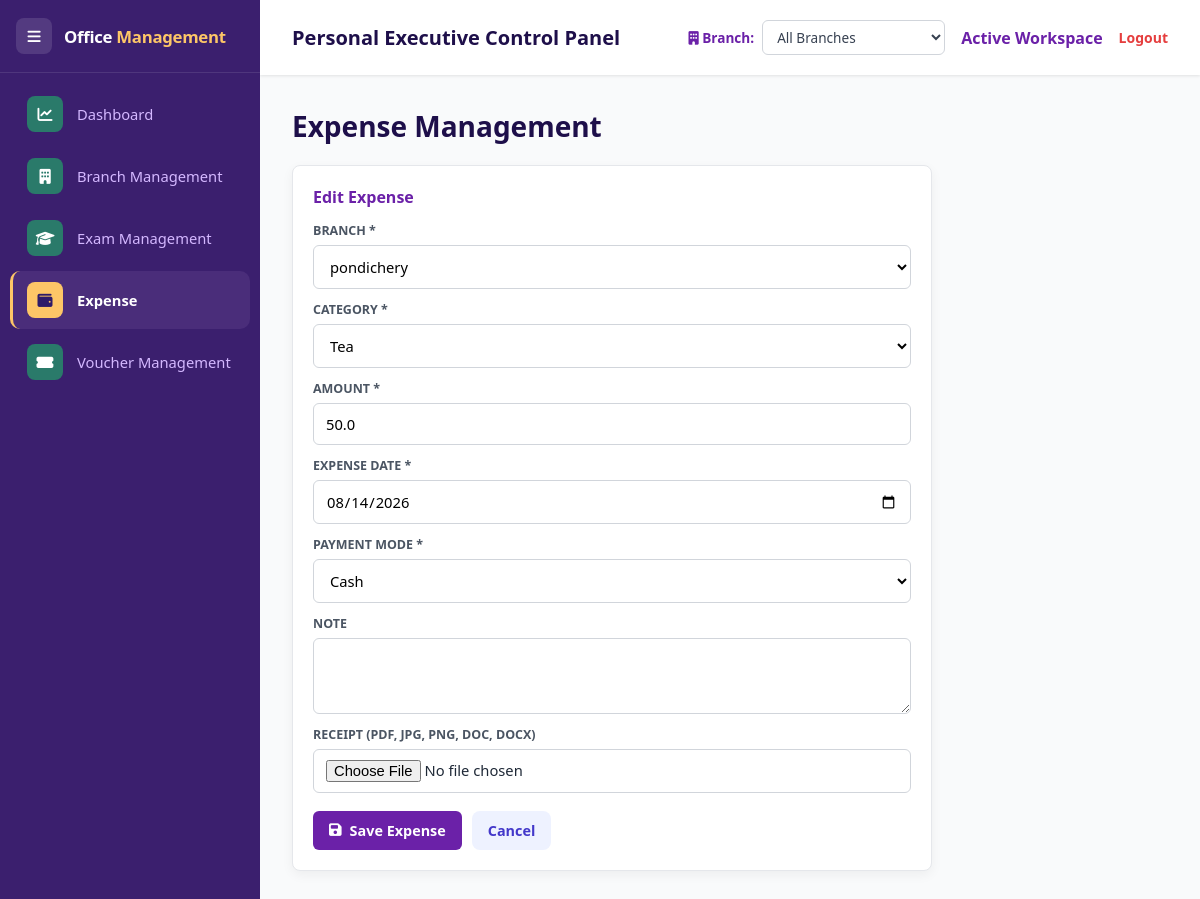
/expense/edit/1, run on the app's committed database.
### apps/models.py (models this page shows)
class Expense(db.Model):
    id = db.Column(db.Integer, primary_key=True)
    category = db.Column(db.String(50), nullable=False)  # legacy free-text category (kept for backward compatibility)
    amount = db.Column(db.Float, nullable=False)
    description = db.Column(db.Text)
    date_incurred = db.Column(db.DateTime, default=datetime.utcnow)
    branch_id = db.Column(db.Integer, db.ForeignKey('branch.id'), nullable=True)
    category_id = db.Column(db.Integer, db.ForeignKey('expense_category.id'), nullable=True)
    payment_mode = db.Column(db.String(50), nullable=True)  # Cash, Bank Transfer, UPI, Card, Other
    receipt_file = db.Column(db.String(400), nullable=True)
    status = db.Column(db.String(20), default='Active')  # Active / Cancelled
    created_at = db.Column(db.DateTime, default=datetime.utcnow)
    updated_at = db.Column(db.DateTime, default=datetime.utcnow, onupdate=datetime.utcnow)
    branch = db.relationship('Branch', backref='expenses')
    expense_category = db.relationship('ExpenseCategory', backref='expenses')
    employee_id = db.Column(db.Integer, db.ForeignKey('employee.id'), nullable=True, index=True)
    employee = db.relationship('Employee', backref='salary_expenses', foreign_keys=[employee_id])
    note = synonym('description')

### app.py (the view, shortened to what this page needs)
@app.route('/expense/edit/<int:expense_id>', methods=['GET', 'POST'])
def expense_edit(expense_id):
    expense = Expense.query.get_or_404(expense_id)
    branches = Branch.query.filter_by(status='Active').order_by(Branch.branch_name.asc()).all()
    categories = ExpenseCategory.query.filter_by(status='Active').order_by(ExpenseCategory.name.asc()).all()
    return render_template('expense_form.html', expense=expense, branches=branches, categories=categories,
                            payment_modes=PAYMENT_MODES)

### apps/branches/routes.py (called while the page is built)
@branches_bp.app_context_processor
def inject_branch_switcher():
    try:
        switcher_branches = Branch.query.order_by(Branch.branch_name.asc()).all()
    except Exception:
        switcher_branches = []
    return {
        'switcher_branches': switcher_branches,
        'active_branch_id': session.get('active_branch_id'),
        'active_branch_name': session.get('active_branch_name', 'All Branches'),
    }

### templates/expense_form.html (shortened to what this page needs)
{% extends "base.html" %}
{% block content %}
{% set fd = form_data if form_data is defined else None %}
<div class="module-header"><h2>Expense Management</h2></div>
<div class="panel" style="max-width:640px;">
    <h3>{% if expense is defined %}Edit Expense{% else %}Add Expense{% endif %}</h3>
    <form id="expenseForm" method="POST" enctype="multipart/form-data" class="form-grid"
          action="{{ url_for('expense_edit', expense_id=expense.id) if expense is defined else url_for('expense_save') }}"
          onsubmit="return handleExpenseSubmit(this);">
        <div class="form-row">
            <label>Branch *</label>
            {% set current_branch_id = fd.branch_id if fd else (expense.branch_id if expense is defined else '') %}
            <select name="branch_id" required>
                {% for b in branches %}
                <option value="{{ b.id }}" {% if current_branch_id|string == b.id|string %}selected{% endif %}>{{ b.branch_name }}</option>
                {% endfor %}
            </select>
        </div>
        <div class="form-row">
            <label>Category *</label>
            {% set current_category_id = fd.category_id if fd else (expense.category_id if expense is defined else '') %}
            <select name="category_id" required>
                {% for c in categories %}
                <option value="{{ c.id }}" {% if current_category_id|string == c.id|string %}selected{% endif %}>{{ c.name }}</option>
                {% endfor %}
            </select>
        </div>
        <div class="form-row">
            <label>Amount *</label>
            <input type="number" step="0.01" min="0.01" name="amount" required
                value="{{ fd.amount if fd else (expense.amount if expense is defined else '') }}">
        </div>
        <div class="form-row">
            <label>Expense Date *</label>
            <input type="date" name="date_incurred" required
                value="{{ fd.date_incurred if fd else (expense.date_incurred.strftime('%Y-%m-%d') if expense is defined and expense.date_incurred else '') }}">
        </div>
        <div class="form-row">
            <label>Payment Mode *</label>
            {% set current_payment_mode = fd.payment_mode if fd else (expense.payment_mode if expense is defined else '') %}
            <select name="payment_mode" required>
                {% for pm in payment_modes %}
                <option value="{{ pm }}" {% if current_payment_mode == pm %}selected{% endif %}>{{ pm }}</option>
                {% endfor %}
            </select>
        </div>
        <div class="form-row">
            <label>Note</label>
            <textarea name="note">{{ fd.note if fd else (expense.description if expense is defined and expense.description else '') }}</textarea>
        </div>
        <div class="form-row">
            <label>Receipt (PDF, JPG, PNG, DOC, DOCX)</label>
            <input type="file" name="receipt" accept=".pdf,.jpg,.jpeg,.png,.doc,.docx">
        </div>
        <div class="button-row">
            <button class="btn-primary" type="submit" id="expenseSaveBtn"><i class="fas fa-save"></i> Save Expense</button>
            <a class="btn-secondary" href="{{ url_for('expense_management') }}">Cancel</a>
        </div>
    </form>
</div>
{% endblock %}

### static/css/style.css (style rules this page uses)
:root { --primary-purple: #6B21A8; --dark-purple: #1e0f4a; --accent-pink: #EC4899; --light-pink: #FCE7F3; --bg-slate: #F9FAFB; --text-dark: #1F2937; --sidebar-width: 260px; }
* { margin: 0; padding: 0; box-sizing: border-box; font-family: 'Segoe UI', Tahoma, Geneva, Verdana, sans-serif; }
body { background-color: var(--bg-slate); color: var(--text-dark); display: flex; height: 100vh; overflow: hidden; }
.module-header { display:flex;justify-content:space-between;align-items:center;gap:16px;margin-bottom:20px;flex-wrap:wrap; }
.module-header h2 { color:var(--dark-purple);font-size:1.75rem; }
.panel { background:#fff;border:1px solid #e5e7eb;border-radius:8px;padding:20px;box-shadow:0 4px 12px rgba(0,0,0,0.05); }
.panel h3 { font-size:1rem;color:var(--primary-purple);margin-bottom:14px; }
.form-grid { display:grid;grid-template-columns:1fr;gap:12px; }
.form-row { display:flex;flex-direction:column;gap:6px; }
.form-row label { font-size:0.78rem;font-weight:700;color:#4b5563;text-transform:uppercase; }
.form-row input,.form-row select,.form-row textarea { width:100%;padding:10px 12px;border:1px solid #d1d5db;border-radius:6px;font-size:0.92rem;background:#fff; }
.form-row textarea { min-height:76px;resize:vertical; }
.button-row { display:flex;gap:10px;flex-wrap:wrap;margin-top:6px; }
.btn-primary,.btn-secondary,.btn-danger { border:none;border-radius:6px;padding:10px 16px;font-weight:700;text-decoration:none;cursor:pointer;display:inline-flex;align-items:center;justify-content:center;gap:8px;font-size:0.9rem; }
.btn-primary { background:var(--primary-purple);color:#fff; }
.btn-secondary { background:#e5e7eb;color:#1f2937; }
.btn-secondary,.btn-danger { display:inline-block;padding:10px 16px;border-radius:8px;text-decoration:none;font-weight:700;border:0;cursor:pointer }
.btn-secondary { background:#eef2ff;color:#4338ca }

### data on the page
Expense: amount "50.0", date_incurred "08/14/2026", payment_mode "Cash"

### other printed values
form field branch_id "pondichery"
form field category_id "Tea"
